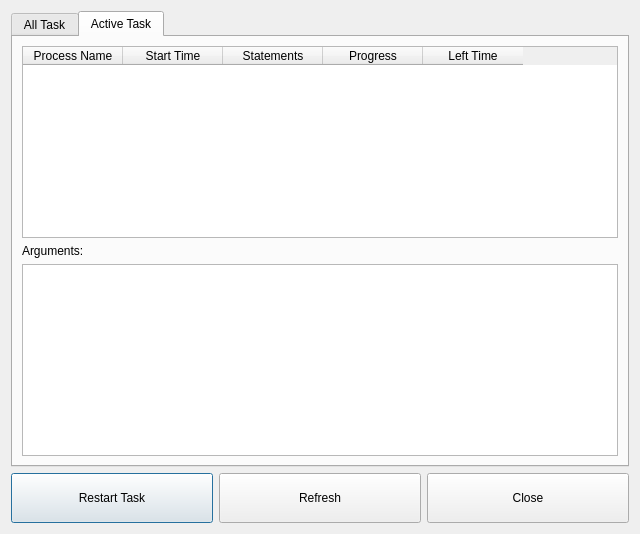
<?xml version="1.0" encoding="UTF-8"?>
<ui version="4.0">
 <class>qjdTask</class>
 <widget class="QDialog" name="qjdTask">
  <property name="geometry">
   <rect>
    <x>0</x>
    <y>0</y>
    <width>640</width>
    <height>534</height>
   </rect>
  </property>
  <property name="windowTitle">
   <string>Task</string>
  </property>
  <layout class="QGridLayout" name="gridLayout_4">
   <item row="0" column="0">
    <widget class="QTabWidget" name="tabWidget">
     <property name="tabPosition">
      <enum>QTabWidget::North</enum>
     </property>
     <property name="tabShape">
      <enum>QTabWidget::Rounded</enum>
     </property>
     <property name="currentIndex">
      <number>1</number>
     </property>
     <widget class="QWidget" name="tab">
      <attribute name="title">
       <string>All Task</string>
      </attribute>
      <layout class="QGridLayout" name="gridLayout_2">
       <item row="0" column="0">
        <widget class="QTableWidget" name="historyTable">
         <property name="editTriggers">
          <set>QAbstractItemView::NoEditTriggers</set>
         </property>
         <property name="alternatingRowColors">
          <bool>true</bool>
         </property>
         <property name="selectionMode">
          <enum>QAbstractItemView::SingleSelection</enum>
         </property>
         <property name="selectionBehavior">
          <enum>QAbstractItemView::SelectRows</enum>
         </property>
         <property name="sortingEnabled">
          <bool>false</bool>
         </property>
         <column>
          <property name="text">
           <string>Process Name</string>
          </property>
         </column>
         <column>
          <property name="text">
           <string>Start Time</string>
          </property>
         </column>
         <column>
          <property name="text">
           <string>End Time</string>
          </property>
         </column>
         <column>
          <property name="text">
           <string>Progress</string>
          </property>
         </column>
         <column>
          <property name="text">
           <string>End Stat</string>
          </property>
         </column>
        </widget>
       </item>
       <item row="1" column="0">
        <widget class="QLabel" name="label_2">
         <property name="text">
          <string>Arguments:</string>
         </property>
        </widget>
       </item>
       <item row="2" column="0">
        <widget class="QTextBrowser" name="historyArguBrowser">
         <property name="enabled">
          <bool>true</bool>
         </property>
        </widget>
       </item>
      </layout>
     </widget>
     <widget class="QWidget" name="tab_2">
      <attribute name="title">
       <string>Active Task</string>
      </attribute>
      <layout class="QGridLayout" name="gridLayout">
       <item row="0" column="0">
        <widget class="QTableWidget" name="activeTable">
         <property name="editTriggers">
          <set>QAbstractItemView::NoEditTriggers</set>
         </property>
         <property name="alternatingRowColors">
          <bool>true</bool>
         </property>
         <property name="selectionMode">
          <enum>QAbstractItemView::SingleSelection</enum>
         </property>
         <property name="selectionBehavior">
          <enum>QAbstractItemView::SelectRows</enum>
         </property>
         <column>
          <property name="text">
           <string>Process Name</string>
          </property>
         </column>
         <column>
          <property name="text">
           <string>Start Time</string>
          </property>
         </column>
         <column>
          <property name="text">
           <string>Statements</string>
          </property>
         </column>
         <column>
          <property name="text">
           <string>Progress</string>
          </property>
         </column>
         <column>
          <property name="text">
           <string>Left Time</string>
          </property>
         </column>
        </widget>
       </item>
       <item row="1" column="0">
        <widget class="QLabel" name="label">
         <property name="text">
          <string>Arguments:</string>
         </property>
        </widget>
       </item>
       <item row="2" column="0">
        <widget class="QTextBrowser" name="activeArguBrowser"/>
       </item>
      </layout>
     </widget>
    </widget>
   </item>
   <item row="1" column="0">
    <layout class="QGridLayout" name="gridLayout_3">
     <item row="0" column="0">
      <widget class="QPushButton" name="btnStart">
       <property name="minimumSize">
        <size>
         <width>0</width>
         <height>50</height>
        </size>
       </property>
       <property name="text">
        <string>Restart Task</string>
       </property>
      </widget>
     </item>
     <item row="0" column="2">
      <widget class="QPushButton" name="btnClose">
       <property name="minimumSize">
        <size>
         <width>0</width>
         <height>50</height>
        </size>
       </property>
       <property name="text">
        <string>Close</string>
       </property>
      </widget>
     </item>
     <item row="0" column="1">
      <widget class="QPushButton" name="btnRefresh">
       <property name="minimumSize">
        <size>
         <width>0</width>
         <height>50</height>
        </size>
       </property>
       <property name="text">
        <string>Refresh</string>
       </property>
      </widget>
     </item>
    </layout>
   </item>
  </layout>
 </widget>
 <resources/>
 <connections/>
</ui>
